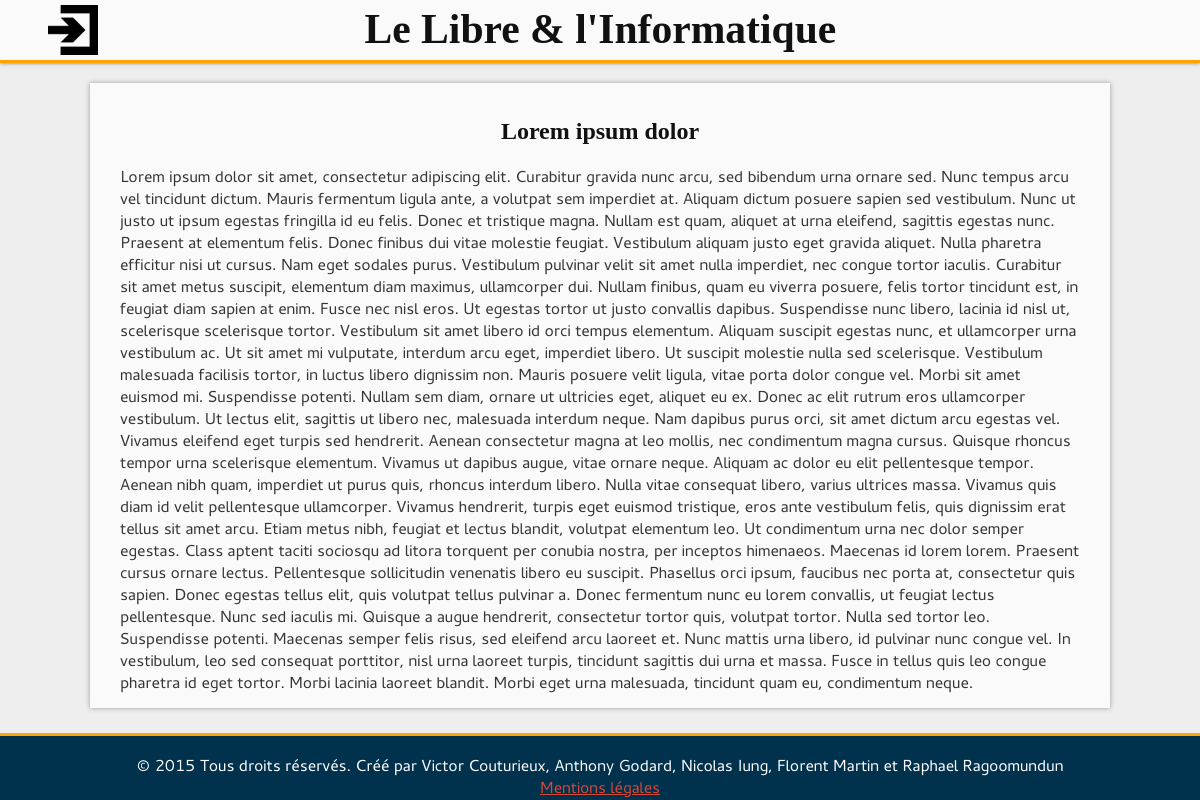
Screenshot of /article/?id=14 with the database file from the repository.
### tables this page shows
CREATE TABLE `Article` (
  `id_Article` int(10) unsigned NOT NULL AUTO_INCREMENT,
  `contenu_Article` text NOT NULL,
  `date_parution_Article` timestamp NOT NULL DEFAULT CURRENT_TIMESTAMP,
  `nom_Article` varchar(255) NOT NULL,
  `Categorie_Article` int(10) unsigned NOT NULL,
  `last_modification_Article` int(10) unsigned NOT NULL,
  `Auteur_Article` int(10) unsigned NOT NULL,
  PRIMARY KEY (`id_Article`,`Categorie_Article`,`last_modification_Article`,`Auteur_Article`),
  KEY `article-categorie-link` (`Categorie_Article`),
  KEY `article-modification-link` (`last_modification_Article`),
  KEY `article-to-author-link` (`Auteur_Article`),
  CONSTRAINT `article-categorie-link` FOREIGN KEY (`Categorie_Article`) REFERENCES `Categorie` (`id_Categorie`),
  CONSTRAINT `article-modification-link` FOREIGN KEY (`last_modification_Article`) REFERENCES `Modification` (`id_Modification`),
  CONSTRAINT `article-to-author-link` FOREIGN KEY (`Auteur_Article`) REFERENCES `Utilisateur` (`id_Utilisateur`)
);

### include/functions.php (called while the page is built, shortened)
<?php
	function connectDB()
	{
		include("config.php");
		$link = new PDO('mysql:host='.$config['mysql']['host'].';port='.$config['mysql']['port'].';dbname='.$config['mysql']['db'].';charset=UTF8;',$config['mysql']['user'],$config['mysql']['password'], array(PDO::ATTR_PERSISTENT=>true));
		return $link;
	}
	function queryDB($req)
	{
		$link = connectDB();
		$que = $link->query($req) or die($req);
		$ret = $que->fetchAll();
		return $ret;
	}

### include/createTicket.php (called while the page is built, shortened)
<?php
    include_once 'functions.php';
    function getArticleCT($id_article)
    {
        $req = 'SELECT contenu_Article
                FROM Article
                WHERE id_Article = "'.$id_article.'"';
        return queryDB($req)[0]['contenu_Article'];
    }
    function getArticleTitle($id_article)
    {
        $req = 'SELECT nom_Article
                FROM Article
                WHERE id_Article = "'.$id_article.'"';
        return queryDB($req)[0]['nom_Article'];
    }
	function getArticle($id_article)
	{
		$req = 'SELECT nom_article, contenu_article
				FROM Article
				WHERE id_Article = "' . $id_article . '"';
		return queryDB($req);
	}

### article/index.php (the view, shortened to what this page needs)
<?php
include_once('../include/createTicket.php');
function displayArticle($DoOutput)
{
	if(isset($_GET['id']))
	{
		$title = getArticleTitle(htmlentities($_GET['id']));
		$content = getArticleCT(htmlentities($_GET['id']));
		$article = getArticle(htmlentities($_GET['id']));
		if($article)
		{
			if($DoOutput)
			{
            	echo '<h1>' . $title . '</h1>';
            	echo html_entity_decode($content);
			}
		}
		else
		{
			http_response_code(404);
			if($DoOutput) echo '<p>Erreur 404 : Le contenu demandé n\'a pas été trouvé.</p>';
		}
	}
	else
	{
		http_response_code(404);
		if($DoOutput) echo '<p>Aucun contenu n\'a été démandé.</p>';
	}
}
?>
<!DOCTYPE html>
<html lang="fr">
	<head>
		<link rel="stylesheet" href="../style/base.css">
		<link rel="stylesheet" href="../style/article.css">
		<link rel="stylesheet" href="../style/input.css">
	</head>
	<body>
		<div id="container">
			<?php require('../include/head.php'); ?>
			<div id="main">
				<section>
				<?php displayArticle(true); ?>
				</section>
			</div>
		<?php
		require('../include/foot.php');
		?>
		</div>
	</body>
</html>

### style/base.css (style rules this page uses)
html, body { font-family: Cantarell, Cantarell_up, sans-serif; color: #353535; margin: 0; height: 100%; background-color: #EEE; }
h1, h2, h3, h4, h5, h6 { color: #111; }
#container { min-height: 100%; position: relative; }
#main { padding-bottom: 60px }
section { background-color: #FAFAFA; box-shadow: 0px 0px 5px #999; min-width: 300px; width: 80%; margin: 20px auto; padding: 15px 2.5%; }

### style/article.css (style rules this page uses)
section h1 { text-align: center; font-family: serif; }

### rows the page displays
article: nom_Article "Lorem ipsum dolor", contenu_Article "Lorem ipsum dolor sit amet, consectetur adipiscing elit. Curabitur gravida nunc arcu, sed bibendum urna ornare sed. Nunc tempus arcu vel tincidunt dictum. Mauris fermentum ligula ante, a volutpat sem imperdiet at. Aliquam dictum posuere sapien sed vestibulum. Nunc ut justo ut ipsum egestas fringilla id eu felis. Donec et tristique magna. Nullam est quam, aliquet at urna eleifend, sagittis egestas nunc. Praesent at elementum felis. Donec finibus dui vitae molestie feugiat. Vestibulum aliquam justo eget gravida aliquet. Nulla pharetra efficitur nisi ut cursus. Nam eget sodales purus. Vestibulum pulvinar velit sit amet nulla imperdiet, nec congue tortor iaculis. Curabitur sit amet metus…"
